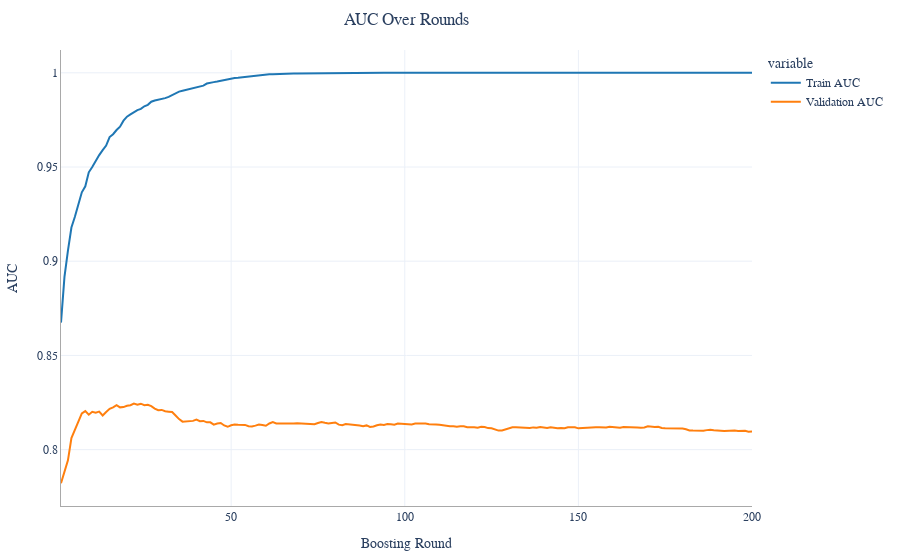

Source (notebook cell):
### Code cell
# Create a line chart using Plotly Express
fig = px.line(
    results_df,
    x='Round',
    y=['Train AUC', 'Validation AUC'],  # Specify the columns to plot
    title='AUC Over Rounds',
    labels={'value': 'AUC', 'Round': 'Boosting Round'}
)

# Show the figure
fig.show()

### Figure 1 — Plotly figure (JSON) as saved in the notebook; plotly's stock layout.template omitted (floating-point values rounded to 4 significant figures; data arrays with more than 128 entries replaced by an {"elided": "..."} marker saying what was removed)
{"data": [{"hovertemplate": "variable=Train AUC<br>Boosting Round=%{x}<br>AUC=%{y}<extra></extra>", "legendgroup": "Train AUC", "line": {"color": "#1F77B4", "dash": "solid"}, "marker": {"symbol": "circle"}, "mode": "lines", "name": "Train AUC", "orientation": "v", "showlegend": true, "type": "scatter", "x": {"elided": "200 int values"}, "xaxis": "x", "y": {"elided": "200 float values"}, "yaxis": "y"}, {"hovertemplate": "variable=Validation AUC<br>Boosting Round=%{x}<br>AUC=%{y}<extra></extra>", "legendgroup": "Validation AUC", "line": {"color": "#FF7F0E", "dash": "solid"}, "marker": {"symbol": "circle"}, "mode": "lines", "name": "Validation AUC", "orientation": "v", "showlegend": true, "type": "scatter", "x": {"elided": "200 int values"}, "xaxis": "x", "y": {"elided": "200 float values"}, "yaxis": "y"}], "layout": {"legend": {"title": {"text": "variable"}, "tracegroupgap": 0}, "title": {"text": "AUC Over Rounds"}, "xaxis": {"anchor": "y", "domain": [0, 1], "title": {"text": "Boosting Round"}}, "yaxis": {"anchor": "x", "domain": [0, 1], "title": {"text": "AUC"}}}}
